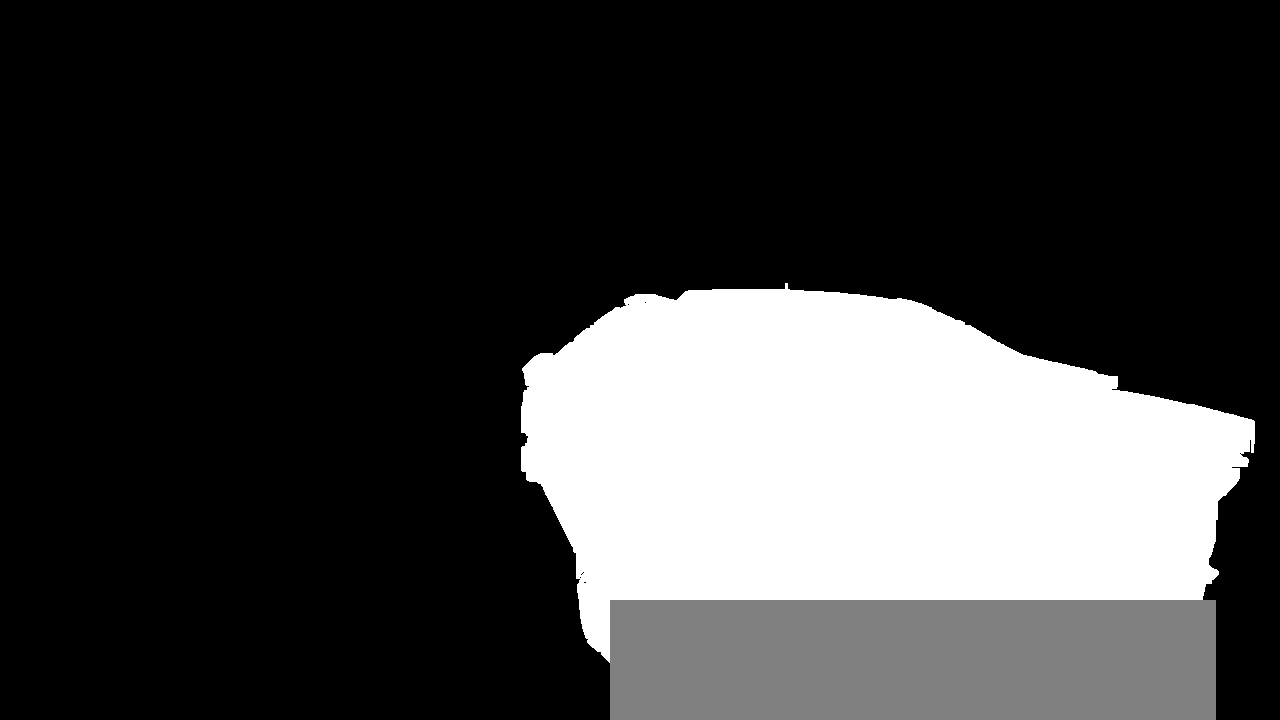
#> input picture tools/blender/v3/masks/d_006.png, 1280 x 720 px, given in place of d_039.png, which was not available
$ python fit.py masks/d_006.png
#> lines starting #> are read from the running program, lines starting #| are printed output that depends on the picture; after the words box and inside, x2 and y2 are one past the last pixel; in counts of white or black regions, pixels touching at a corner belong together; pictures that were not available may be replaced by others from this repository, and a replacement may not be noted
### tools/blender/v3/surface.py
"""Body surface model (numpy, no Blender): a closed ring of half-profile control points per station,
lofted along z as a uniform cubic B-spline (= Catmull-Clark limit surface of the regular cage).

Design lines are rows of the cage (one profile index followed along all stations). Sharp facets are
made by control-point multiplicity: a profile point with mult 3 gives an exact crease along that
design line, mult 2 a tight radius. The same holds for stations (cross creases, e.g. the edge of the
front face). End stations collapse to the face centre, so nose and tail faces are part of the same
surface (no separate caps).

The evaluated mesh is exactly what is exported (Blender only adds details, gaps and materials), so
the silhouette fit in fit.py optimises the geometry that ends up in the GLB.

Coordinates: car frame, x left, y up, z forward, metres; heights in the table are above ground
(yg), y = yg + GROUND_Y.
"""
import json, os
import numpy as np

HERE = os.path.dirname(os.path.abspath(__file__))
GROUND_Y = -0.44


def bspline_basis_matrix():
    return np.array([[-1, 3, -3, 1], [3, -6, 3, 0], [-3, 0, 3, 0], [1, 4, 1, 0]], float) / 6.0


def expand(P, mult, axis, closed):
    """Repeat control rows by multiplicity along an axis; clamp open ends (mult 3)."""
    reps = np.asarray(mult, int)
    Q = np.repeat(P, reps, axis=axis)
    if not closed:
        first = np.take(Q, [0], axis=axis); last = np.take(Q, [-1], axis=axis)
        Q = np.concatenate([first, first, Q, last, last], axis=axis)
    return Q, np.repeat(np.arange(len(reps)), reps)


def eval_curve_samples(n_ctrl, closed, per_span):
    """Sample parameters: returns (span index, t) arrays for a uniform cubic B-spline."""
    spans = n_ctrl if closed else n_ctrl - 3
    t = np.linspace(0, 1, per_span, endpoint=False)
    si = np.repeat(np.arange(spans), per_span); tt = np.tile(t, spans)
    if not closed:
        si = np.append(si, spans - 1); tt = np.append(tt, 1.0)
    return si, tt


def basis(tt):
    T = np.stack([tt ** 3, tt ** 2, tt, np.ones_like(tt)], 1)
    return T @ bspline_basis_matrix()


class Body:
    """Station table -> control net -> dense surface grid."""

    def __init__(self, spec):
        self.spec = spec
        self.z = np.array([s["z"] for s in spec["stations"]], float)
        self.ns = len(self.z)
        self.np_ = len(spec["profile"])
        self.pmult = [p.get("mult", 1) for p in spec["profile"]]
        self.smult = [s.get("mult", 1) for s in spec["stations"]]

    def control_points(self, table=None):
        """table: (ns, np, 2) of (x, yg) [+ optional dz in spec]. Returns (ns, ring, 3) closed ring
        going bottom centre -> left side -> top centre -> right side (mirrored) -> back."""
        T = np.asarray(self.spec["table"] if table is None else table, float)
        dz = np.asarray(self.spec.get("dz", np.zeros(T.shape[:2])), float)
        X = T[..., 0]; Y = T[..., 1] + GROUND_Y; Z = self.z[:, None] + dz
        left = np.stack([X, Y, Z], -1)                     # (ns, np, 3), j = 0 bottom centre .. np-1 top centre
        right = left[:, -2:0:-1].copy(); right[..., 0] *= -1  # top -> bottom, excluding centre points
        ring = np.concatenate([left, right], 1)
        mult = self.pmult + self.pmult[-2:0:-1]
        return ring, mult

    # [42 lines left out: functions grid, mesh, profile_param, not called in this run]


def load_spec(path=None):
#> called with path = 'tools/blender/v3/body_spec.json'
    return json.load(open(path or os.path.join(HERE, "body_spec.json")))
#> (reads tools/blender/v3/body_spec.json from the repository)

### tools/blender/v3/preview.py
"""Fast numpy/cv2 preview of the body surface (painter's algorithm, headlight Lambert + crease edges)
in a reconstructed reference camera, blended next to the photo. For shape iteration only; the
proof renders come from Blender (render_compare.py).
"""
import json, os, sys
import cv2
import numpy as np

import calib as C
import surface as S
import glbmask as G

HERE = C.HERE
ROOT = os.path.abspath(os.path.join(HERE, "..", "..", ".."))


# [66 lines left out: functions shade, design_lines, body_tris, not called in this run]


def wheel_tris(glb=os.path.join(ROOT, "public/assets/car/roadster.glb")):
    T = G.load_glb(glb)
    return np.concatenate([t for n, t, m in T if n.startswith("Wheel_") or n.startswith("Caliper_")])


# [22 lines that do not run on import are left out]

### tools/blender/v3/glbmask.py
"""Silhouette rasteriser for GLB files (no Blender): parses the GLB, applies node TRS, projects all
triangles with a reconstructed reference camera and fills them -> binary mask (1280x720).

Used for (a) the v2 baseline and v3 proof (always on the exported GLB) and (b) as the fitness core.
"""
import json, struct
import cv2
import numpy as np
from scipy.spatial.transform import Rotation

import calib as C

CT = {5120: np.int8, 5121: np.uint8, 5122: np.int16, 5123: np.uint16, 5125: np.uint32, 5126: np.float32}
NC = {"SCALAR": 1, "VEC2": 2, "VEC3": 3, "VEC4": 4, "MAT4": 16}


def load_glb(path):
    b = open(path, "rb").read()
    jl = struct.unpack_from("<I", b, 12)[0]
    J = json.loads(b[20:20 + jl])
    off = 20 + jl
    bl = struct.unpack_from("<I", b, off)[0]
    BIN = b[off + 8: off + 8 + bl]

    # [10 lines left out: function acc, not called in this run]

    tris = []  # list of (name, (N,3,3) world triangles, material)
    # [20 lines left out: function visit, not called in this run]
    for i in J["scenes"][J.get("scene", 0)]["nodes"]:
        visit(i, np.eye(4))
    return tris


# [19 lines left out: function mask_from_tris, not called in this run]


def cam_vec(c):
    return np.array([c["f"]] + c["rvec"] + c["t"], float)

### tools/blender/v3/fit.py
"""Silhouette fit of the v3 body cage to the reference photos (Gauss-Newton "silhouette ICP").

Per iteration and view:
  1. evaluate the B-spline body (surface.py) on its dense grid, rasterise body + contract wheels;
  2. find contour-generator samples (grid edges between front- and back-facing quads) whose
     projection lies on the model's silhouette boundary;
  3. residual = signed distance of that projection to the photo silhouette (distance transform of
     the reference mask, + outside), ignored where the reference is marked "ignore";
  4. Jacobian = grad(SDF) . d(projection)/d(surface point) . d(surface point)/d(cage table)
     (B-spline basis weights are exact, the cage table is the parameter vector).
Regularisers: second differences along z per design line (fairness), closeness to the start shape,
fixed floor/underbody rows. Steps are accepted only if the mean IoU over all views improves.

Usage: python3 fit.py [--iters 12] [--views d_007,...] -> body_spec.json (table updated in place,
       previous version kept as body_spec.prev.json)
"""
import json, os, shutil, sys, time
import cv2
import numpy as np

import calib as C
import surface as S
import preview as PV

HERE = C.HERE
VIEWS = ["d_039", "d_033", "d_007", "d_014", "d_021", "d_006"]
# v2 baseline (iou.py on public/assets/car/roadster.glb, same cameras/masks); v3 must beat every view
V2_IOU = {"d_039": 0.9240, "d_033": 0.8722, "d_006": 0.8733, "d_007": 0.8973, "d_014": 0.9332, "d_021": 0.8693}
MARGIN = 0.01


class Model:
    def __init__(self, spec, per=4):
#> called with per = 4
        self.spec = spec
        self.body = S.Body(spec)
        self.per = per
        ns, npf = self.body.ns, self.body.np_
        # parameter map over the cage table (x, yg) of non-collapsed stations
        self.idx = -np.ones((ns, npf, 2), int)
        k = 0
        fixed = set(tuple(x) for x in spec.get("fit_fixed", []))  # [station, profile, coord]
        for s in range(1, ns - 1):
            for j in range(npf):
                for c in range(2):
                    if c == 0 and j in (0, npf - 1):
                        continue
                    if (s, j, c) in fixed or (-1, j, c) in fixed:
                        continue
                    self.idx[s, j, c] = k; k += 1
        self.iz = -np.ones(ns, int)
        if spec.get("fit_z", True):
            for st in range(1, ns - 1):
                if st in spec.get("fit_z_fixed", []):
                    continue
                self.iz[st] = k; k += 1
        self.nparam = k
        self._prepare_basis()

    def _prepare_basis(self):
        b = self.body
        ring, umult = b.control_points()
        _, uid = S.expand(ring, umult, axis=1, closed=True)
        nu = len(uid)
        nvx = sum(b.smult) + 4
        su, tu = S.eval_curve_samples(nu, True, self.per)
        sv, tv = S.eval_curve_samples(nvx, False, self.per)
        self.Bu, self.Bv = S.basis(tu), S.basis(tv)
        self.iu = (su[:, None] + np.arange(4)[None]) % nu
        self.iv = sv[:, None] + np.arange(4)[None]
        _, vid = S.expand(np.zeros((b.ns, 1)), b.smult, axis=0, closed=False)
        self.vid_full = np.concatenate([[vid[0]] * 2, vid, [vid[-1]] * 2])
        self.uid = uid
        npf = b.np_
        r = uid[self.iu]                                   # (Nu,4) ring index
        self.uj = np.where(r <= npf - 1, r, 2 * (npf - 1) - r)
        self.us = np.where(r <= npf - 1, 1.0, -1.0)
        self.vs = self.vid_full[self.iv]                   # (Nv,4) station index

    def table(self):
        return np.array(self.spec["table"], float)

    # [25 lines left out: functions set_params, get_params, not called in this run]

    def surface(self):
        S_, U, V = self.body.grid(self.spec["table"], self.per, self.per)
        return S_

    # [55 lines left out: functions jac_samples, zbasis, smooth_map, not called in this run]


def load_views(views):
    cj = json.load(open(os.path.join(HERE, "cameras.json")))
#> (reads tools/blender/v3/cameras.json from the repository)
    out = {}
    for v in views:
        ref = cv2.imread(os.path.join(HERE, "masks", v + ".png"), cv2.IMREAD_GRAYSCALE)
#> ref is the input picture: shape (720, 1280); min 0, max 255, mean 61.6
        inside = (ref == 255).astype(np.uint8)
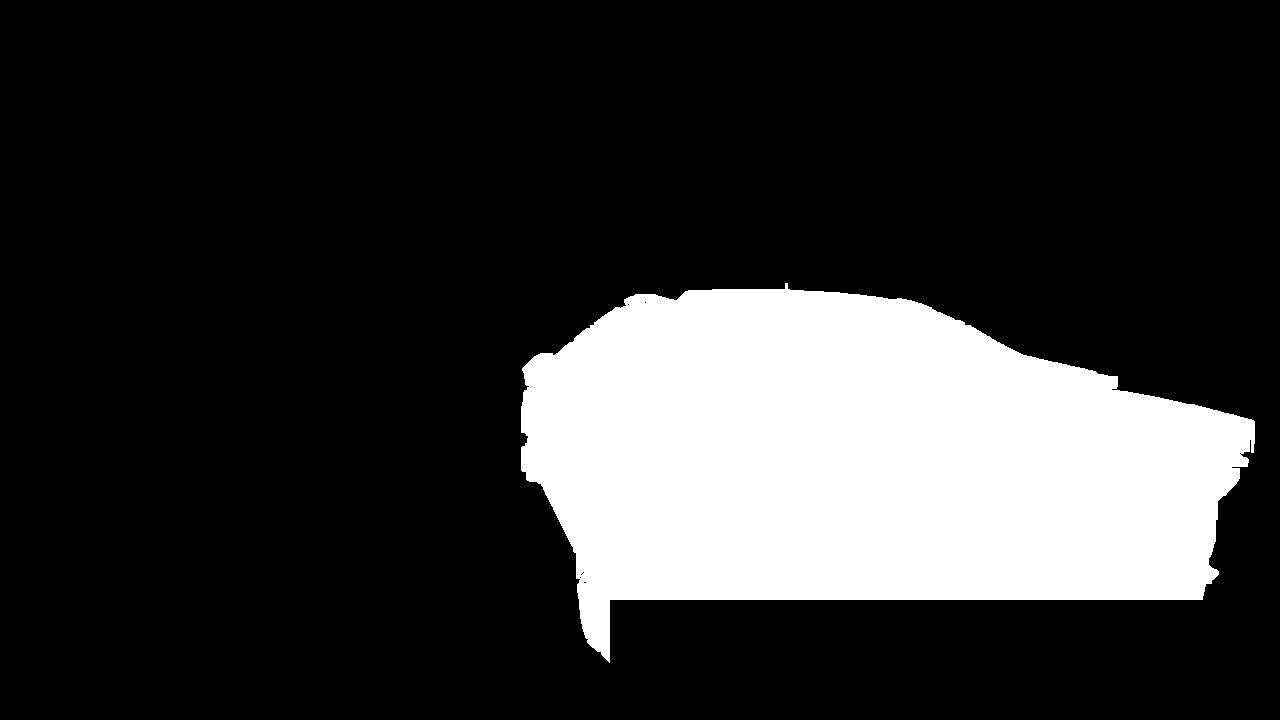
#> inside: shape (720, 1280); values 0 (black) and 1 (white), 20.2% white; 1 white region, box (x1, y1, x2, y2) and area: (521, 283, 1255, 663) 186100
        d_out = cv2.distanceTransform(1 - inside, cv2.DIST_L2, 5)
        d_in = cv2.distanceTransform(inside, cv2.DIST_L2, 5)
        sdf = d_out - d_in                                       # + outside the photo silhouette
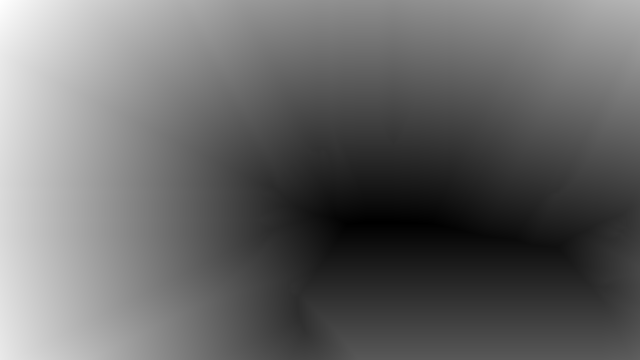
#> sdf: shape (720, 1280) float32 (shown at 1/2 size); min -156, max 637.9, mean 166.7; drawn with min black and max white
        gy, gx = np.gradient(cv2.GaussianBlur(sdf, (0, 0), 1.0))
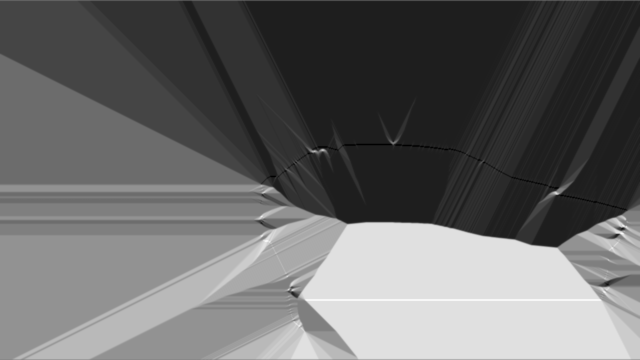
#> gy: shape (720, 1280) float32 (shown at 1/2 size); min -1.32, max 1.32, mean -0.242; drawn with min black and max white
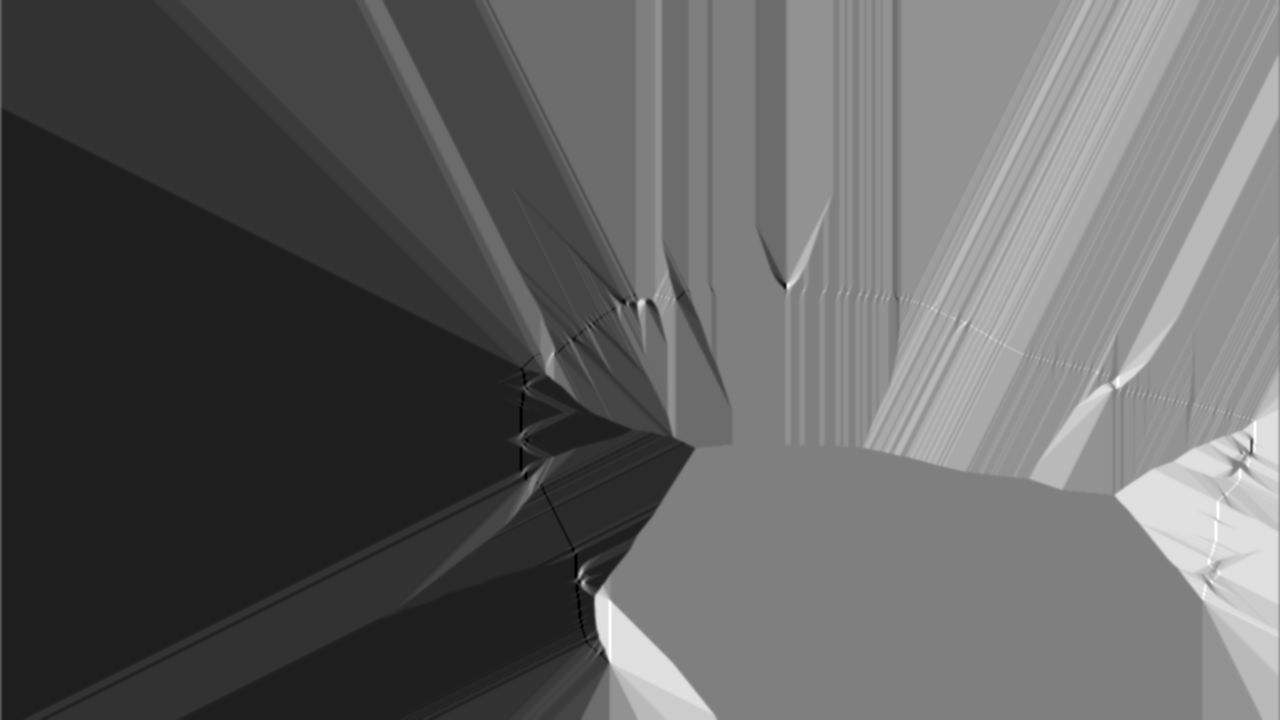
#> gx: shape (720, 1280) float32; min -1.32, max 1.32, mean -0.313; drawn with min black and max white
        out[v] = dict(cam=np.array(cj["cams"][v], float), ref=ref, sdf=sdf, gx=gx, gy=gy)
    return out


def bil(img, x, y):
    return cv2.remap(img.astype(np.float32), np.float32(x).reshape(-1, 1), np.float32(y).reshape(-1, 1),
                     cv2.INTER_LINEAR, borderMode=cv2.BORDER_REPLICATE).ravel()


def raster(tris, cam):
    import glbmask as G
    return G.mask_from_tris([("x", tris, "")], cam)


# [157 lines left out: functions quads_to_tris, iou_view, sim_apply, evaluate, contour_rows, landmark_rows and 1 more, not called in this run]


def main():
    args = sys.argv[1:]
    iters = int(args[args.index("--iters") + 1]) if "--iters" in args else 10
    views = args[args.index("--views") + 1].split(",") if "--views" in args else VIEWS
    lam_s = float(args[args.index("--smooth") + 1]) if "--smooth" in args else 0.6
    nk = int(args[args.index("--nk") + 1]) if "--nk" in args else 6
    spec_path = os.path.join(HERE, "body_spec.json")
    spec = S.load_spec(spec_path)
    model = Model(spec)
    V = load_views(views)
#> V = 6 items
    wheels = PV.wheel_tris()
    th0 = model.get_params()

    def lm_rms():
        lr = landmark_rows(model, model.surface(), lam=1.0)
        return 0.0 if lr is None else float(np.sqrt(np.mean(lr[1] ** 2)))
    KAPPA = 0.5                                   # 1 cm landmark rms ~ 0.005 IoU
    hist = evaluate(model, V, wheels)
    best = np.mean(list(hist.values())) - KAPPA * lm_rms()
    print("start", " ".join(f"{v}:{x:.4f}" for v, x in hist.items()), "mean %.4f" % best, flush=True)
    mu = 1.0
    for it in range(iters):
        t0 = time.time()
        th = model.get_params()
        Sg = model.surface()
        # the front alignment is fixed once (start shape); re-aligning every iteration lets the
        # fit trade nose size against the free image scale
        Rs, rs = [], []
        for v, d in V.items():
            out = contour_rows(model, Sg, d, wheels)
            if out is None:
                continue
            # each view counts equally, weaker views (vs. v2 + margin) count more
            gap = max(0.0, V2_IOU.get(v, 0) + MARGIN - hist[v])
            w = 1.0 / np.sqrt(max(len(out[1]), 1)) * 20 * (1 + 40 * gap) / max(hist[v], 0.5) ** 2
            if v in ("d_039",):
                continue                                          # front: no metric anchor -> acceptance check only
            Rs.append(out[0] * w); rs.append(out[1] * w)
        lr = landmark_rows(model, Sg)
        if lr is not None:
            Rs.append(lr[0]); rs.append(lr[1])
        Js = np.concatenate(Rs); r = np.concatenate(rs)
        A = smooth_map(model, nk)
        Js = Js @ A
        # damping towards the start shape (metres -> treat 1 cm ~ 1 px), in the reduced space
        lam0 = 3.0
        dphi = np.linalg.lstsq(A, th - th0, rcond=None)[0]
        Jt = np.concatenate([Js, lam0 * np.eye(A.shape[1])])
        rt = np.concatenate([r, lam0 * dphi])
        accepted = False
        for tr in range(4):
            H = Jt.T @ Jt + mu * np.diag(np.diag(Jt.T @ Jt) + 1e-6)
            step = A @ (-np.linalg.solve(H, Jt.T @ rt))
            step = np.clip(step, -0.03, 0.03)
            model.set_params(th + step)
            sc = evaluate(model, V, wheels)
            m = np.mean(list(sc.values())) - KAPPA * lm_rms()
            floor_ok = all(sc[v] >= min(hist[v], V2_IOU.get(v, 0) + MARGIN) - 1e-4 for v in sc)
            if m > best and floor_ok:
                best, hist = m, sc
                mu = max(mu * 0.5, 1e-3)
                accepted = True
                break
            model.set_params(th)
            mu *= 4
        print(f"it {it}: {'ok ' if accepted else 'rej'} score {best:.4f} lm_rms {lm_rms()*100:.1f}cm " +
              " ".join(f"{v}:{x:.4f}" for v, x in hist.items()) + f"  ({time.time() - t0:.1f}s, mu {mu:.3g})", flush=True)
        if not accepted and mu > 1e3:
            break
    shutil.copy(spec_path, spec_path.replace(".json", ".prev.json"))
    json.dump(model.spec, open(spec_path, "w"), indent=1)
    print("saved", spec_path)


if __name__ == "__main__":
#> (the run stopped early here; a loop or call above may not have finished)
